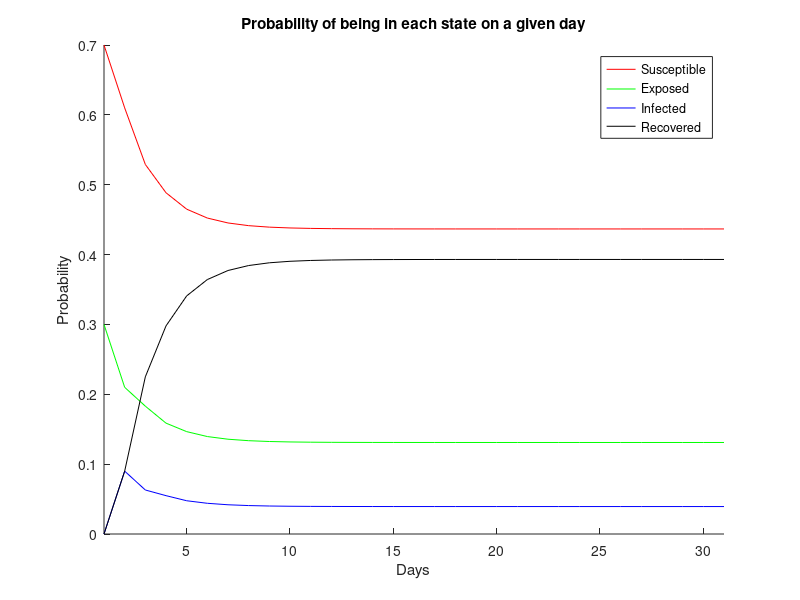
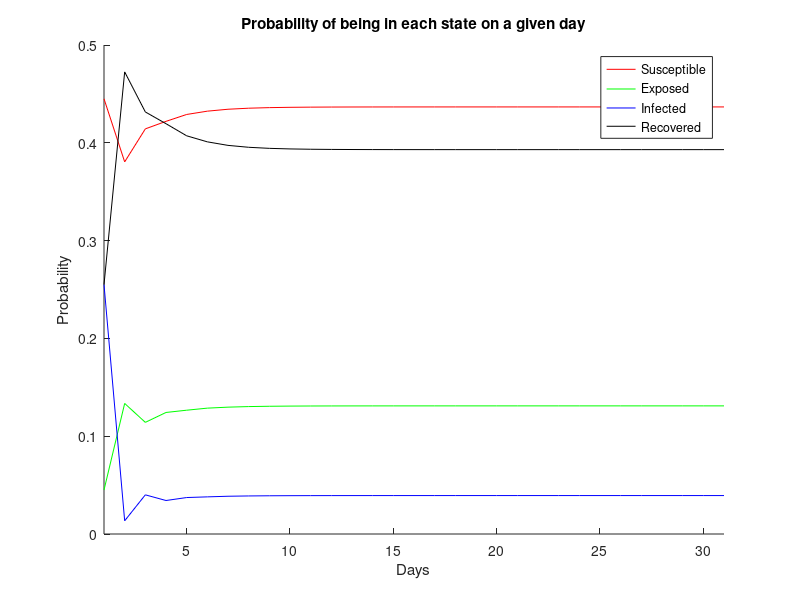

The MATLAB script that drew these images, in order:
clc
close all
clear all

%% Section 2: Modeling Small Population Epidemics with Markov Chains

    % 2.1 Questions
        % #2
        P_s = 0.7;
        P_e = 0.4;
        P_i = 1;
        P_r = 0.8;

        SEIR_trans_matr = [P_s          P_e              0            (1 - P_r)
                           (1 - P_s)    0                0            0
                           0            0.5*(1 - P_e)    (1 - P_i)    0
                           0            0.5*(1 - P_e)    P_i          P_r];
        
        disp("Transition matrix for Markov Chain of the SEIR model:");
        disp(SEIR_trans_matr);
        
        
        % #3
        sv_q2_3 = [0; 1; 0; 0];     % exposed state vector
        
        probability_q2_3 = SEIR_trans_matr * sv_q2_3;
        
        disp("Probability exposed individual is in each state after one day:");
        disp(probability_q2_3);
        
        
        % #4
        sv_q2_4 = [1; 0; 0; 0];     % susceptible state vector
        
        five_iter_SEIR_trans_matr = SEIR_trans_matr ^ 5
        
        probability_q2_4 = five_iter_SEIR_trans_matr * sv_q2_4;
        
        disp("Probability susceptible individual is in each state after five days:");
        disp(probability_q2_4);
        
        
        
        
%% Section 3: Stationary Probability Distributions

    % 3.1 Questions
        % #1
            % (a)
            sv_s = [1; 0; 0; 0];     % susceptible state vector
            probability_s = zeros(1, 31);
            probability_e = zeros(1, 31);
            probability_i = zeros(1, 31);
            probability_r = zeros(1, 31);

            probability_step = zeros(4, 1);
            for n = 1:31
                probability_step = (SEIR_trans_matr ^ n) * sv_s;
                probability_step = probability_step / sum(probability_step);
                probability_s(n) = probability_step(1);
                probability_e(n) = probability_step(2);
                probability_i(n) = probability_step(3);
                probability_r(n) = probability_step(4);
            end

            figure(1)
            hold on
            step_count = linspace(1, 31, 31);
            plot(step_count, probability_s, "-r");
            plot(step_count, probability_e, "-g");
            plot(step_count, probability_i, "-b");
            plot(step_count, probability_r, "-k");
            legend("Susceptible", "Exposed", "Infected", "Recovered");
            title("Probability of being in each state on a given day");
            xlabel("Days");
            ylabel("Probability");
            xlim([1, 31]);
            hold off
            
            
            % (b)
            stat_dist = [probability_s(31); probability_e(31); probability_i(31); probability_r(31)];
            
            disp("Stationary distribution:");
            disp(stat_dist);
            
            
        % #2
            % (a)
            p2_sv_s = [0.15; 0.85; 0; 0];
            p2_probability_s = zeros(1, 31);
            p2_probability_e = zeros(1, 31);
            p2_probability_i = zeros(1, 31);
            p2_probability_r = zeros(1, 31);

            p2_probability_step = zeros(4, 1);
            for n = 1:31
                p2_probability_step = (SEIR_trans_matr ^ n) * p2_sv_s;
                p2_probability_step = p2_probability_step / sum(p2_probability_step);
                p2_probability_s(n) = p2_probability_step(1);
                p2_probability_e(n) = p2_probability_step(2);
                p2_probability_i(n) = p2_probability_step(3);
                p2_probability_r(n) = p2_probability_step(4);
            end

            figure(2)
            hold on
            plot(step_count, p2_probability_s, "-r");
            plot(step_count, p2_probability_e, "-g");
            plot(step_count, p2_probability_i, "-b");
            plot(step_count, p2_probability_r, "-k");
            legend("Susceptible", "Exposed", "Infected", "Recovered");
            title("Probability of being in each state on a given day");
            xlabel("Days");
            ylabel("Probability");
            xlim([1, 31]);
            hold off
            
            
            % (b)
            p2_stat_dist = [p2_probability_s(31); p2_probability_e(31); p2_probability_i(31); p2_probability_r(31)];
            
            disp("Stationary distribution:");
            disp(p2_stat_dist);
            
            
            
            
        